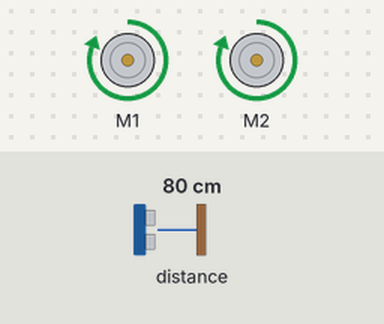
Recording of a program running on a simulated BBC micro:bit (MakeCode). Shown: 2 × DC motor (green arrow = forward, orange = backward, longer = faster). The inputs (shaded band) are chosen by the test bench; at power-on: distance to the obstacle 80 cm. Random numbers come from a fixed seed.

Above: at 1.2 s.
1.3 s: distance to the obstacle set to 22 cm
2.8 s: distance to the obstacle set to 18 cm
At 3.2 s:
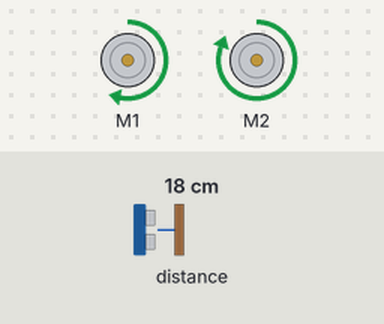
5.8 s: distance to the obstacle set to 35 cm
7.5 s: distance to the obstacle set to 2 cm
At 7.9 s:
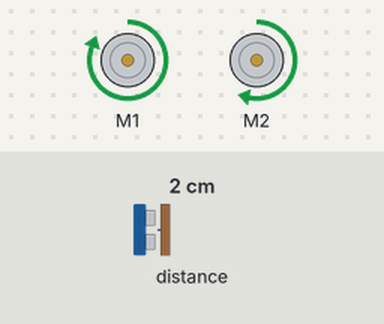
Timing chart, 0 to 10.0 s (numbered marks = the images above; inputs shaded):
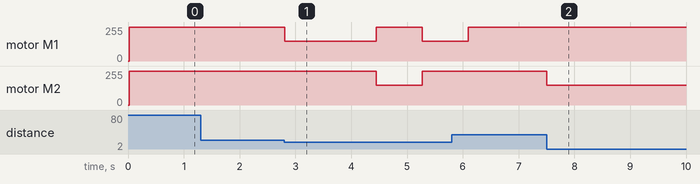

The program:

main.ts
```typescript
let item = false
basic.forever(function () {
    if (maqueen.sensor(PingUnit.Centimeters) < 20 && maqueen.sensor(PingUnit.Centimeters) != 0) {
        item = Math.randomBoolean()
        if (item == true) {
            maqueen.MotorRun(maqueen.aMotors.M1, maqueen.Dir.CW, 255)
            maqueen.MotorRun(maqueen.aMotors.M2, maqueen.Dir.CW, 150)
            basic.pause(800)
        }
        if (item == false) {
            maqueen.MotorRun(maqueen.aMotors.M1, maqueen.Dir.CW, 150)
            maqueen.MotorRun(maqueen.aMotors.M2, maqueen.Dir.CW, 255)
            basic.pause(800)
        }
    } else {
        maqueen.MotorRun(maqueen.aMotors.M1, maqueen.Dir.CW, 255)
        maqueen.MotorRun(maqueen.aMotors.M2, maqueen.Dir.CW, 255)
    }
})
```

test.ts
```typescript
// les tests vont ici ; cela ne sera pas compilé si ce paquet est utilisé en tant qu'extension.
```

Measured:
- the behaviour switches between 20 and 19 cm on distance to the obstacle (found by bisection; images 0 and 1)
- after the input at 1.3 s, every drawn part: stays the same
- after the input at 2.8 s, motor M1: forward 255/255 → forward 150/255 at once, → forward 255/255 1.6 s later, → forward 150/255 0.82 s later; motor M2: forward 255/255 → forward 150/255 after 1.7 s, → forward 255/255 0.82 s later
- after the input at 7.5 s, motor M2: forward 255/255 → forward 150/255 at once
